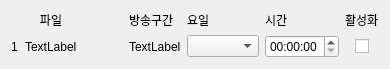
              <widget class="QWidget" name="scrollAreaWidgetContents">
               <property name="geometry">
                <rect>
                 <x>0</x>
                 <y>0</y>
                 <width>390</width>
                 <height>60</height>
                </rect>
               </property>
               <layout class="QGridLayout" name="gridLayout_6">
                <item row="1" column="0">
                 <widget class="QLabel" name="label_12">
                  <property name="text">
                   <string>1</string>
                  </property>
                 </widget>
                </item>
                <item row="1" column="4">
                 <widget class="QLabel" name="label_10">
                  <property name="text">
                   <string>TextLabel</string>
                  </property>
                 </widget>
                </item>
                <item row="1" column="7" alignment="Qt::AlignHCenter">
                 <widget class="QCheckBox" name="checkBox">
                  <property name="text">
                   <string/>
                  </property>
                 </widget>
                </item>
                <item row="0" column="2">
                 <widget class="QLabel" name="label_5">
                  <property name="text">
                   <string>파일</string>
                  </property>
                  <property name="alignment">
                   <set>Qt::AlignCenter</set>
                  </property>
                 </widget>
                </item>
                <item row="1" column="2">
                 <widget class="QLabel" name="label_9">
                  <property name="text">
                   <string>TextLabel</string>
                  </property>
                 </widget>
                </item>
                <item row="1" column="5">
                 <widget class="QComboBox" name="comboBox"/>
                </item>
                <item row="0" column="6">
                 <widget class="QLabel" name="label_8">
                  <property name="text">
                   <string>시간</string>
                  </property>
                 </widget>
                </item>
                <item row="0" column="4">
                 <widget class="QLabel" name="label_6">
                  <property name="text">
                   <string>방송구간</string>
                  </property>
                 </widget>
                </item>
                <item row="1" column="6">
                 <widget class="QTimeEdit" name="timeEdit"/>
                </item>
                <item row="0" column="5">
                 <widget class="QLabel" name="label_7">
                  <property name="text">
                   <string>요일</string>
                  </property>
                 </widget>
                </item>
                <item row="0" column="7">
                 <widget class="QLabel" name="label_11">
                  <property name="maximumSize">
                   <size>
                    <width>50</width>
                    <height>16777215</height>
                   </size>
                  </property>
                  <property name="text">
                   <string>활성화</string>
                  </property>
                 </widget>
                </item>
                <item row="1" column="3">
                 <widget class="QPushButton" name="pushButton_69">
                  <property name="text">
                   <string/>
                  </property>
                  <property name="icon">
                   <iconset resource="icons/lotteplayer.qrc">
                    <normaloff>:/icons/continue.png</normaloff>:/icons/continue.png</iconset>
                  </property>
                  <property name="flat">
                   <bool>true</bool>
                  </property>
                 </widget>
                </item>
               </layout>
              </widget>
